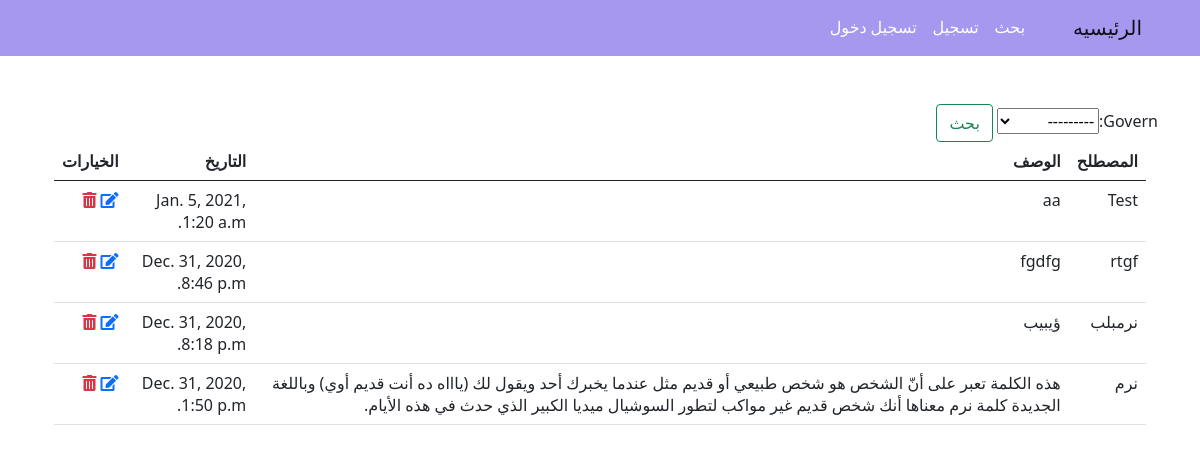
Screenshot of /search with the database file from the repository.
### main/models.py (models this page shows, shortened)
class Post(models.Model):
    title = models.CharField(max_length=50)
    content = models.TextField(default=' ')
    govern = models.CharField(max_length=50,choices=GOVERNS)
    date = models.DateTimeField(default=timezone.now)
    active = models.BooleanField(default=False)
    user = models.ForeignKey(User,on_delete=CASCADE)
    class Meta:
        ordering = ('-date',)

### main/views.py (the view)
# urls.py: path('search',views.filters,name='filter'),
def filters(request):
    orders = Post.objects.all()
    number_orders = orders.count()
    searchFilter = OrderFilter(request.GET , queryset=orders)
    orders = searchFilter.qs
    context = {'myFilter': searchFilter ,'orders': orders,'number_orders': number_orders }
    return render(request,"exprs.html",context)

### main/templates/exprs.html
{% extends 'base.html' %}
{% block content %}
<div class="container pt-5 pb-5">
  <div class="row">
    <div class="col-sm">
    <form class="form-inline my-2 my-lg-0" method="GET">
     {{myFilter.form}}
      <button class="btn btn-outline-success my-2 my-sm-0" type="submit">بحث</button>
    </form>
    </div>
  </div>
  <div class="container">
<table class="table">
  <thead class="thead-dark">
    <tr>
      <th scope="col">المصطلح</th>
      <th scope="col">الوصف</th>
      <th scope="col">التاريخ</th>
       <th scope="col">الخيارات</th>
    </tr>
  </thead>
  <tbody>
   {% for item in orders  %}
    <tr>
      <td>{{item.title}}</td>
      <td>{{item.content}}</td>
      <td>{{item.date}}</td>
       <td>
       <a href="{% url 'update' item.id%}"><i class="fas fa-edit"></i></a>
       <a class="text-danger" href="{% url 'delete' item.id %}"><i class="fas fa-trash-alt"></i></a>
       </td>
       </tr>
      {% endfor %}
  </tbody>
</table>
</div>
</div>
    {% endblock content %}

### main/static/css/main.css (style rules this page uses)
* { box-sizing: border-box; }
input, button { font-family: 'Tajawal', sans-serif; }

### rows the page displays
Post: title "Test", content "aa", date "Jan. 5, 2021, 1:20 a.m."
Post: title "rtgf", content "fgdfg", date "Dec. 31, 2020, 8:46 p.m."
Post: title "نرمبلب", content "ؤيبيب", date "Dec. 31, 2020, 8:18 p.m."
Post: title "نرم", content "هذه الكلمة تعبر على أنّ الشخص هو شخص طبيعي أو قديم مثل عندما يخبرك أحد ويقول لك (ياااه ده أنت قديم أوي) وباللغة الجديدة كلمة نرم معناها أنك شخص قديم غير مواكب لتطور السوشيال ميديا الكبير الذي حدث في هذه الأيام.", date "Dec. 31, 2020, 1:50 p.m."
